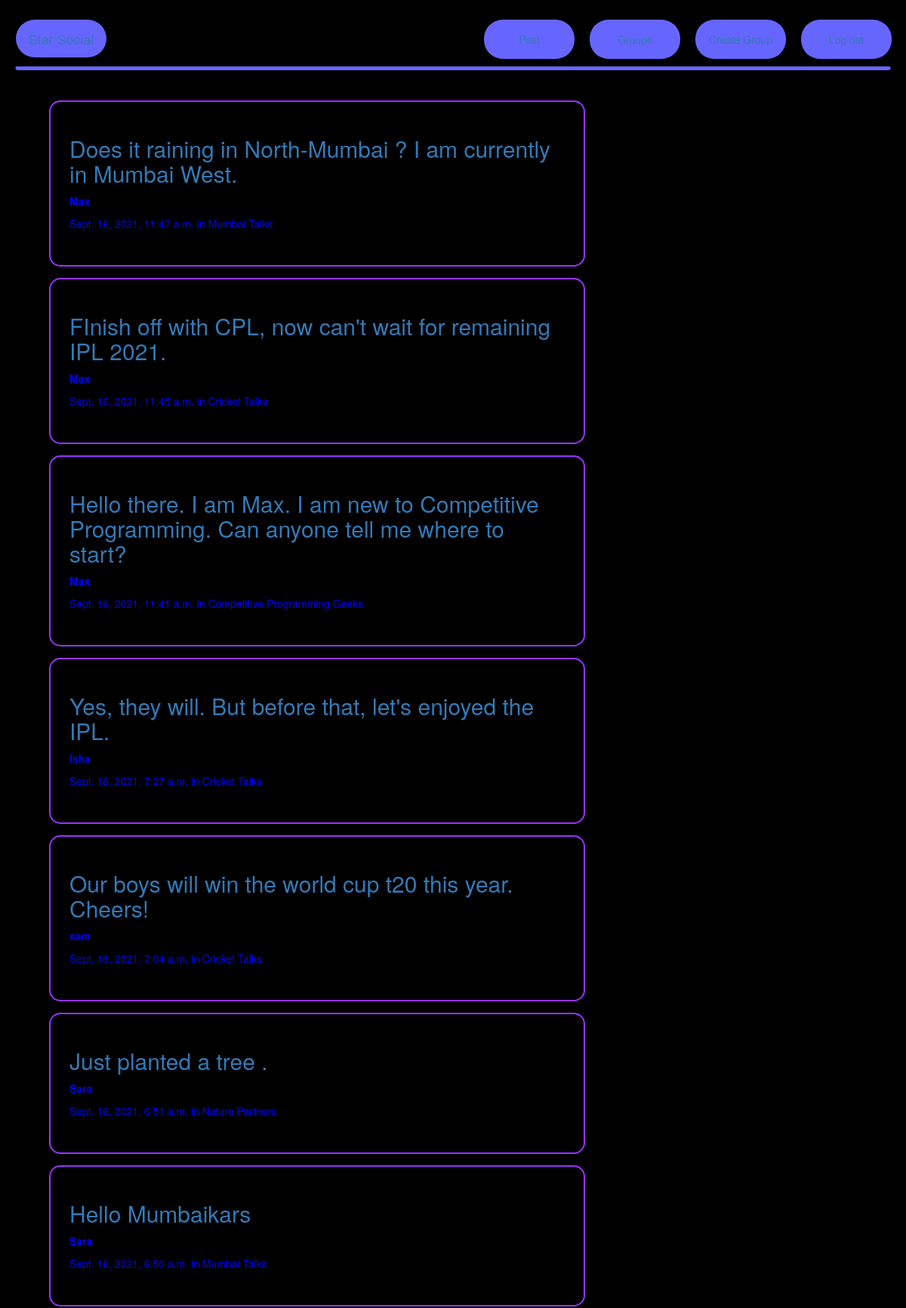
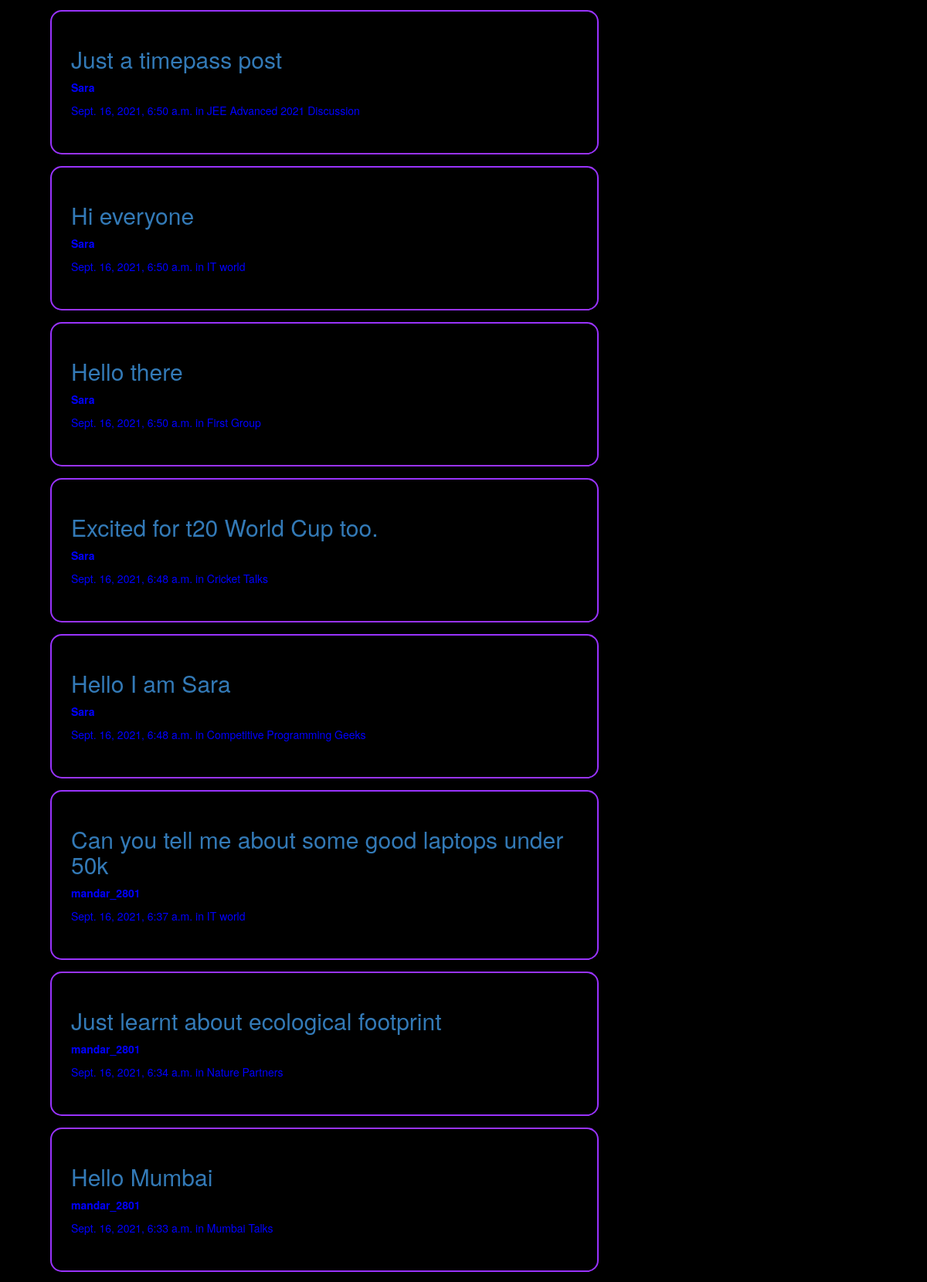
The app's page /posts/ (signed in, upper part) with its own data (2 pictures, top to bottom).
### posts/models.py (models this page shows, shortened)
class Post(models.Model):
    user = models.ForeignKey(User, related_name="posts",on_delete=models.CASCADE)
    created_at = models.DateTimeField(auto_now=True)
    message = models.TextField()
    message_html = models.TextField(editable=False)
    group = models.ForeignKey(Group, related_name="posts",null=True, blank=True, on_delete=models.CASCADE)
    class Meta:
        ordering = ["-created_at"]
        unique_together = ["user", "message"]

### groups/models.py (models this page shows, shortened)
class Group(models.Model):
    name = models.CharField(max_length=255, unique=True)
    slug = models.SlugField(allow_unicode=True, unique=True)
    description = models.TextField(blank=True, default='')
    description_html = models.TextField(editable=False, default='', blank=True)
    members = models.ManyToManyField(User,through="GroupMember")
    class Meta:
        ordering = ["name"]

### posts/views.py (the view)
# urls.py: path('', views.PostList.as_view(),name='all'),
class PostList(SelectRelatedMixin, generic.ListView):
    model = models.Post
    select_related = ("user", "group")

### posts/templates/posts/post_list.html (shortened to what this page needs)
{% extends "posts/post_base.html" %}
{% load humanize %}
{% block post_content %}
<div class="col-md-8">
	{% for post in post_list %}
  {% include "posts/_post.html" %}
	{% endfor %}
</div>
{% endblock %}

### posts/templates/posts/_post.html (shortened to what this page needs)
<div class="post media postBody">
	<div class="media-body">
		<h2><a href="{% url 'posts:single' username=post.user.username pk=post.pk %}">{{  post.message }}</a></h2>
		<strong>{{ post.user.username }}</strong>
		<time class="time">{{ post.created_at }}</time>
		{% if post.group %}
		<span class="group-name">in {{ post.group.name }}</span>
		{% endif %}
        <br>
		<br>
	</div>
</div>

### static/css/master.css (style rules this page uses)
html, body { height: 100%; width: 100%; overflow: hidden; background-color: black; margin: 0; }
.postBody { background-color: black; padding : 25px; margin: 15px; border-radius: 15px; margin-right: 25px; border: 2px solid #9933ff; }

### records on screen
Post: message "Does it raining in North-Mumbai ? I am currently in Mumbai West.", user.username "Max", created_at "Sept. 16, 2021, 11:47 a.m.", group.name "Mumbai Talks"
Post: message "FInish off with CPL, now can't wait for remaining IPL 2021.", user.username "Max", created_at "Sept. 16, 2021, 11:45 a.m.", group.name "Cricket Talks"
Post: message "Hello there. I am Max. I am new to Competitive Programming. Can anyone tell me where to start?", user.username "Max", created_at "Sept. 16, 2021, 11:41 a.m.", group.name "Competitive Programming Geeks"
Post: message "Yes, they will. But before that, let's enjoyed the IPL.", user.username "Isha", created_at "Sept. 16, 2021, 7:27 a.m.", group.name "Cricket Talks"
Post: message "Our boys will win the world cup t20 this year. Cheers!", user.username "sam", created_at "Sept. 16, 2021, 7:04 a.m.", group.name "Cricket Talks"
Post: message "Just planted a tree .", user.username "Sara", created_at "Sept. 16, 2021, 6:51 a.m.", group.name "Nature Partners"
Post: message "Hello Mumbaikars", user.username "Sara", created_at "Sept. 16, 2021, 6:50 a.m.", group.name "Mumbai Talks"
Post: message "Just a timepass post", user.username "Sara", created_at "Sept. 16, 2021, 6:50 a.m.", group.name "JEE Advanced 2021 Discussion"
Post: message "Hi everyone", user.username "Sara", created_at "Sept. 16, 2021, 6:50 a.m.", group.name "IT world"
Post: message "Hello there", user.username "Sara", created_at "Sept. 16, 2021, 6:50 a.m.", group.name "First Group"
Post: message "Excited for t20 World Cup too.", user.username "Sara", created_at "Sept. 16, 2021, 6:48 a.m.", group.name "Cricket Talks"
Post: message "Hello I am Sara", user.username "Sara", created_at "Sept. 16, 2021, 6:48 a.m.", group.name "Competitive Programming Geeks"
Post: message "Can you tell me about some good laptops under 50k", user.username "mandar_2801", created_at "Sept. 16, 2021, 6:37 a.m.", group.name "IT world"
Post: message "Just learnt about ecological footprint", user.username "mandar_2801", created_at "Sept. 16, 2021, 6:34 a.m.", group.name "Nature Partners"
Post: message "Hello Mumbai", user.username "mandar_2801", created_at "Sept. 16, 2021, 6:33 a.m.", group.name "Mumbai Talks"
